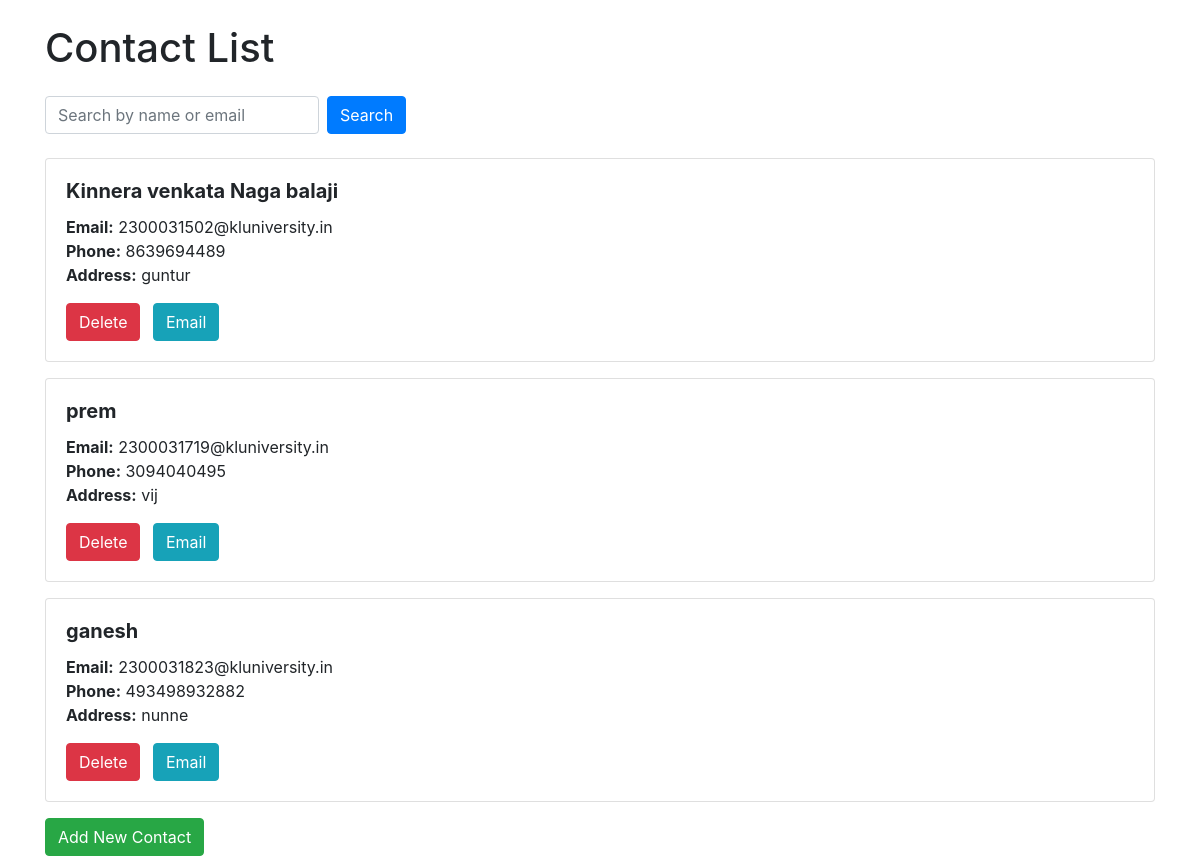
Page /con/ on the committed database.
### adminapp/models.py (models this page shows, shortened)
class Contact(models.Model):
    name = models.CharField(max_length=255)
    email = models.EmailField(unique=True)
    phone = models.CharField(max_length=15)
    address = models.TextField()

### adminapp/views.py (the view)
# urls.py: path('con/', views.contact_list, name='contact_list'),
def contact_list(request):
    query = request.GET.get('query')
    if query:
        contacts = Contact.objects.filter(name__icontains=query) | Contact.objects.filter(email__icontains=query)
    else:
        contacts = Contact.objects.all()
    return render(request, 'adminapp/contact_list.html', {'contacts': contacts})

### templates/adminapp/contact_list.html (shortened to what this page needs)
<!DOCTYPE html>
<html lang="en">
<head>
    <link rel="stylesheet" href="https://maxcdn.bootstrapcdn.com/bootstrap/4.5.2/css/bootstrap.min.css">
</head>
<body>
    <div class="container mt-4">
        <h1 class="mb-4">Contact List</h1>
        <form method="get" action="" class="form-inline mb-4">
            <input type="text" name="query" class="form-control mr-2" placeholder="Search by name or email">
            <button type="submit" class="btn btn-primary">Search</button>
        </form>
        {% for contact in contacts %}
            <div class="card mb-3">
                <div class="card-body">
                    <h5 class="card-title font-weight-bold">{{ contact.name }}</h5>
                    <p class="card-text">
                        <strong>Email:</strong> {{ contact.email }}<br>
                        <strong>Phone:</strong> {{ contact.phone }}<br>
                        <strong>Address:</strong> {{ contact.address }}
                    </p>
                    <a href="{% url 'delete_contact' contact.id %}" class="btn btn-danger mr-2">Delete</a>
                    <a href="mailto:{{ contact.email }}" class="btn btn-info">Email</a>
                </div>
            </div>
        {% empty %}
            <p>No contacts found.</p>
        {% endfor %}
        <a href="{% url 'add_contact' %}" class="btn btn-success">Add New Contact</a>
    </div>
</body>
</html>

### rows in the picture
Contact: name "Kinnera venkata Naga balaji", email "2300031502@kluniversity.in", phone "8639694489", address "guntur"
Contact: name "prem", email "2300031719@kluniversity.in", phone "3094040495", address "vij"
Contact: name "ganesh", email "2300031823@kluniversity.in", phone "493498932882", address "nunne"
